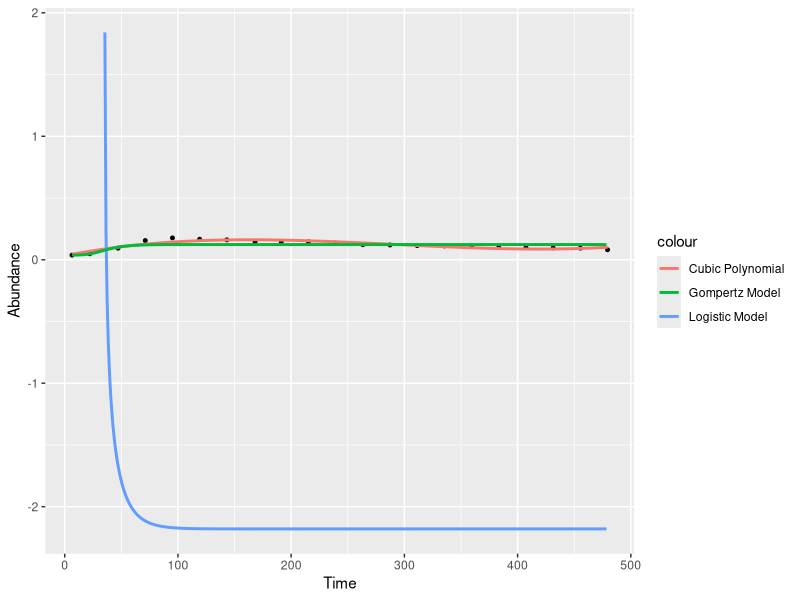
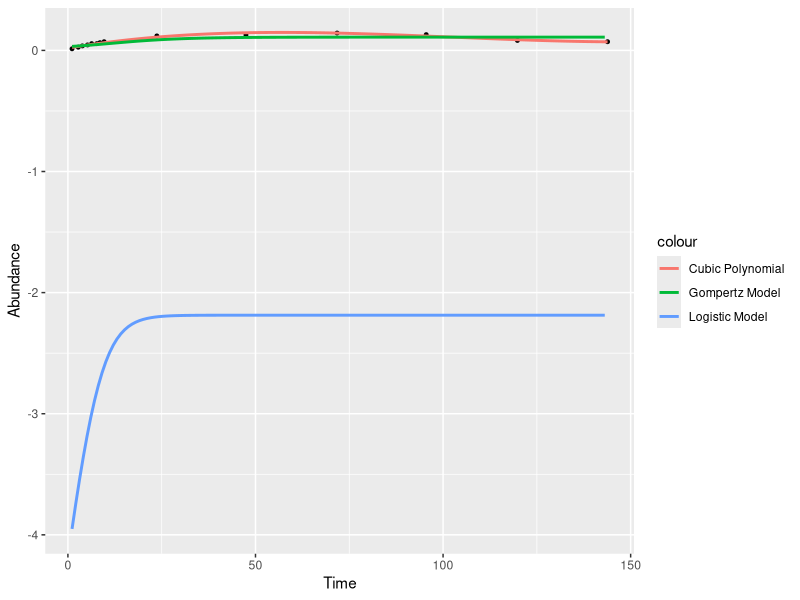
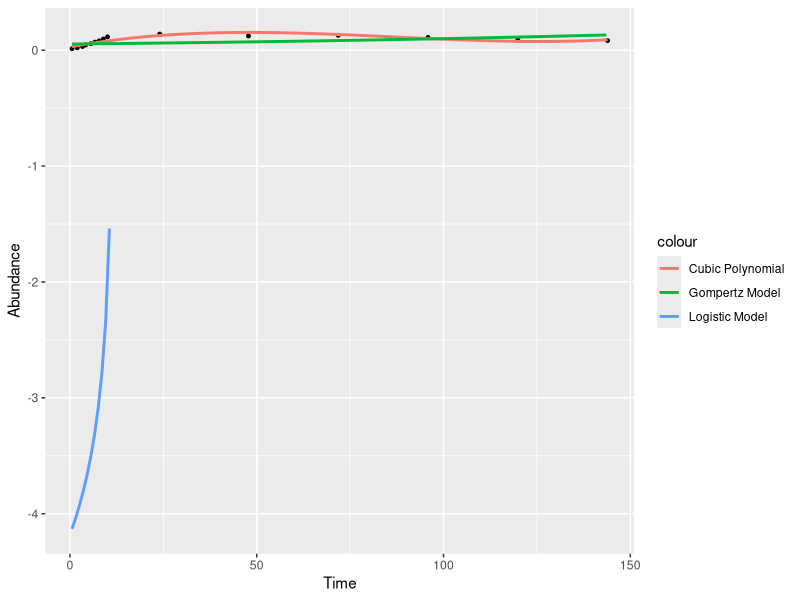
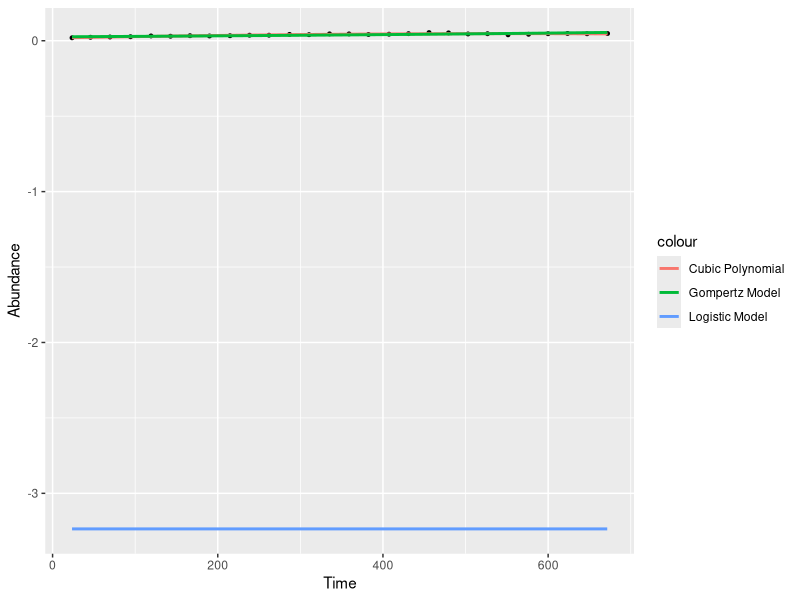
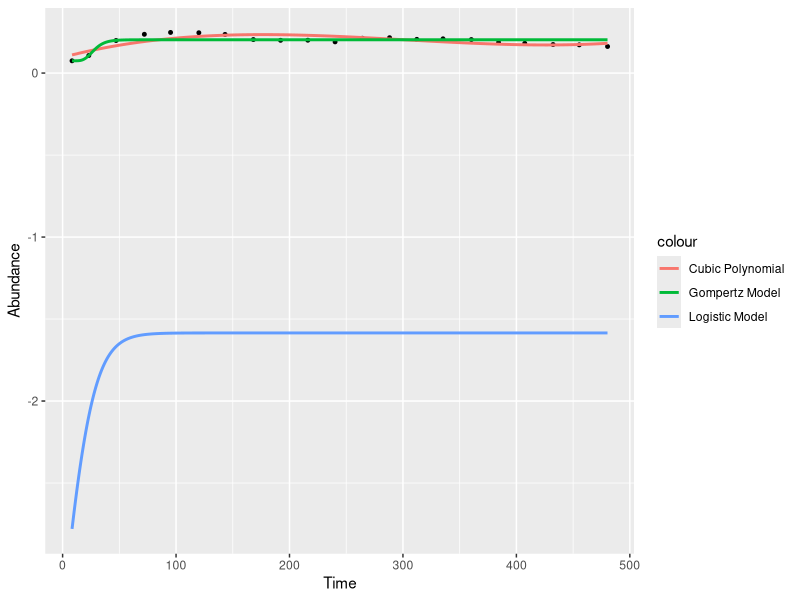
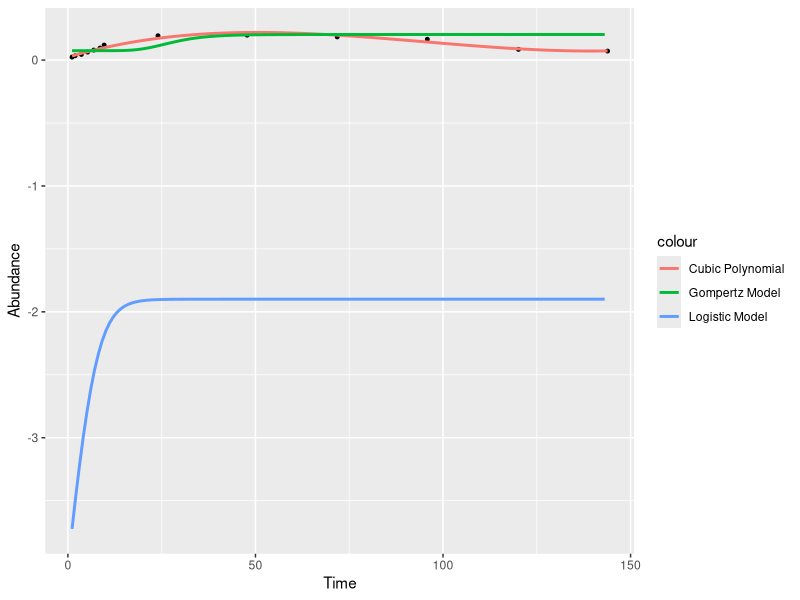
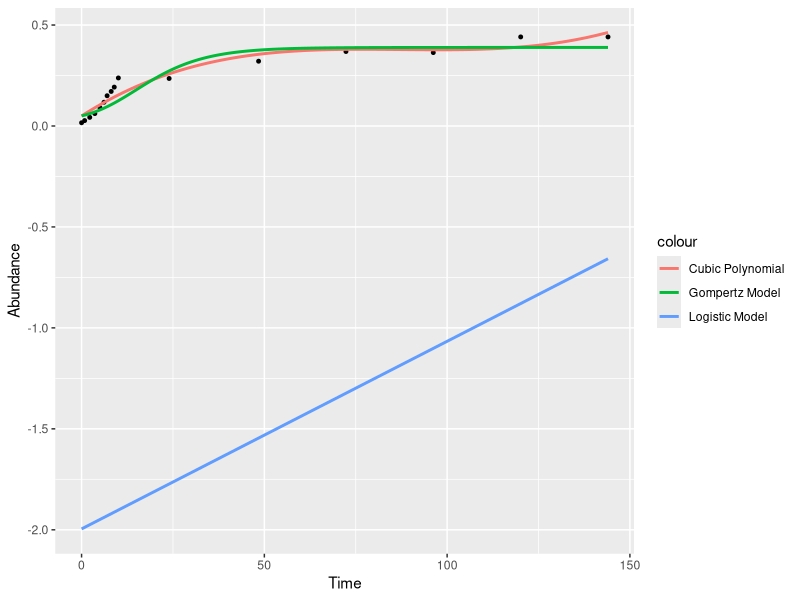
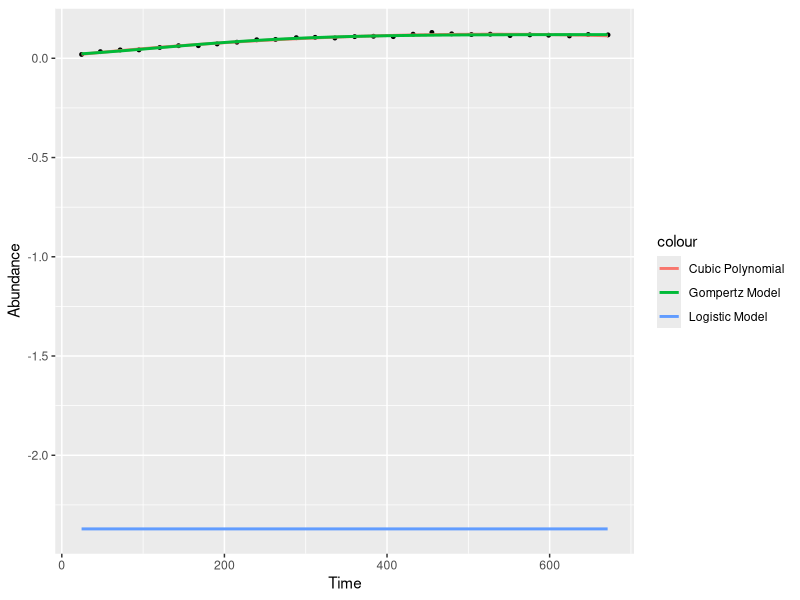

Here is the R script that generated these plots, in order: (Note: this script raises an error after producing the figures.)
#Setting the working directory to code.
setwd("/home/amelia-wake/Documents/CMEECoursework/Miniproject/code")

#Load all necessary packages required for model fitting. 
require(minpack.lm)
require(purrr)
require(dplyr)
require(ggplot2)
require(broom)

#Reading in the data and assigning it to the data variable.
data <- read.csv("../data/WrangledData.csv", header = TRUE)

#Subsetting the data by ID number
dat_list = split(data, data$ID_num)

#Fitting a cubic (orthogonal) polynomial regression. 
#Map() allows me to apply a function to each variable in a list (I.e. each specific ID subset).
map(dat_list, ~lm(PopBio ~ poly(Time,3), data= .x))

r2 = function(data) {
  fit = lm(PopBio ~ poly(Time,3), data = data)
  x <- lm(PopBio ~ poly(Time,3), data = data)
  
  broom::glance(fit)
}
r2(data = data)

results_polynomial <- map_dfr(dat_list, r2, .id = "id")
cubictable <- table(results_polynomial$r.squared, results_polynomial$AIC, results_polynomial$BIC)

#Fitting a Logistic model.
logistic_model <- function(t, r_max, K, N_0){
  return(N_0 * K * exp(r_max * t)/(K + N_0 * (exp(r_max * t) - 1)))
}

fit_logistic <- function(data){
  
  N_0_start <- min(data$PopBio)
  K_start <- max(data$PopBio)
  r_max_start <- 0.018855
  tryCatch({
    (nlsLM(PopBio ~ logistic_model(t = Time, r_max, K, N_0), data, list(r_max=r_max_start, N_0 = N_0_start, K = K_start))) %>% glance()
  },
  error = function(e) {
    tibble(sigma = c(NA_real_))
  })}

results_logistic <-data %>% group_by(ID_num) %>%group_modify(~fit_logistic(data =.))

#Fitting the Gompertz model. 
gompertz_model <- function(t, r_max, K, N_0, t_lag){ # Modified gompertz growth model (Zwietering 1990)
  return(N_0 + (K - N_0) * exp(-exp(r_max * exp(1) * (t_lag - t)/((K - N_0) * log(10)) + 1)))
} 

fit_gompertz <- function(data){
  
  N_0_start <- min(data$PopBio) # lowest population size, note log scale
  K_start <- max(data$PopBio) # highest population size, note log scale
  r_max_start <- 0.018855 # use our previous estimate from the OLS fitting from above
  t_lag_start <- data$Time[which.max(diff(diff(data$PopBio)))] # find last timepoint of lag phase
  tryCatch({
    (nlsLM(PopBio ~ gompertz_model(t = Time, r_max, K, N_0, t_lag), data,
            list(t_lag=t_lag_start, r_max=r_max_start, N_0 = N_0_start, K = K_start))) %>% glance()
  },
  error = function(e) {
    tibble(sigma = c(NA_real_))
  })}

results_gompertz <- data %>% group_by(ID_num) %>%group_modify(~fit_gompertz(data =.))


for (i in 1:284){
  #Plotting the results of the models.
  data2<-data %>% filter(ID_num == i)
  print(paste0(i, ": ", min(data2$Time), max(data2$Time)))
  timepoints <- seq(min(data2$Time), max(data2$Time))
  
  N_0_start <- min(log(data2$PopBio)) # lowest population size, note log scale
  K_start <- max(log(data2$PopBio)) # highest population size, note log scale
  r_max_start <- 0.018855 # use our previous estimate from the OLS fitting from above
  t_lag_start <- data2$Time[which.max(diff(diff(data2$PopBio)))] # 
  
  tryCatch({
    (fit_logistic2<-nlsLM(PopBio ~ logistic_model(t = Time, r_max, K, N_0), data2,
                       list(r_max=r_max_start, N_0 = N_0_start, K = K_start))) %>% glance()
  },
  error = function(e) {
    tibble(sigma = c(NA_real_))
  })
  
  logistic_points <- log(logistic_model(t = timepoints, 
                                        r_max = coef(fit_logistic2)["r_max"], 
                                        K = coef(fit_logistic2)["K"], 
                                        N_0 = coef(fit_logistic2)["N_0"]))
  
  df1<- data.frame(timepoints, logistic_points)
  df1$model <-"Logistic Model"
  names(df1)<-c("Time", "PopBio", "model")
  
  tryCatch({
    (fit_gompertz2<-nlsLM(log(PopBio) ~ gompertz_model(t = Time, r_max, K, N_0, t_lag), data2,
                       list(r_max=r_max_start, N_0 = N_0_start, K = K_start, t_lag = t_lag_start))) %>% glance()
  },
  error = function(e) {
    tibble(sigma = c(NA_real_))
  })
  
  gompertz_points <- gompertz_model(t = timepoints, 
                                    r_max = coef(fit_gompertz2)["r_max"], 
                                    K = coef(fit_gompertz2)["K"], 
                                    N_0 = coef(fit_gompertz2)["N_0"], 
                                    t_lag = coef(fit_gompertz2)["t_lag"])
  
  
  df2 <- data.frame(timepoints, gompertz_points)
  df2$model <- "Gompertz model"
  names(df2) <- c("Time", "LogPopBio", "model")
  df2$PopBio <- exp(df2$LogPopBio)
  
  data_subset <-data %>% filter(ID_num == i)
  timepoints <- seq(min(data_subset$Time), max(data_subset$Time))
  
  temp_plot <- ggplot(data_subset, aes(x = Time, y = PopBio)) +
  geom_point(size = 1) +
  geom_smooth(method = "lm", formula = y ~ poly(x, 3), size = 1, se = F, aes(colour = "Cubic Polynomial")) +
  geom_line(data= df1, aes(x= Time, y = PopBio, colour = "Logistic Model"), size = 1) +
  geom_line(data=df2, aes(x= Time, y= PopBio, colour = "Gompertz Model"), size =1) +
  labs(x = "Time", y = "Abundance")
ggsave(temp_plot, file=paste0("../results/ModelPlots", i, ".pdf", sep = ""))
}
